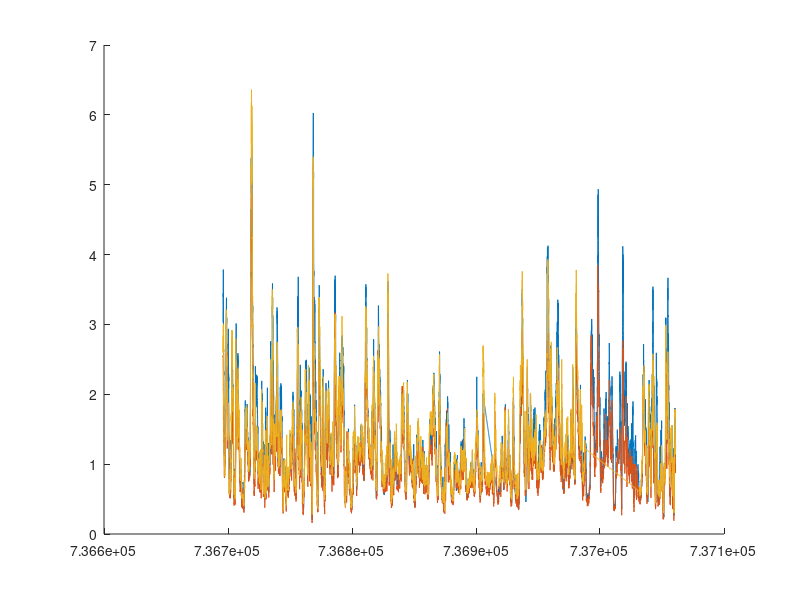

Write the MATLAB code that produced this figure.

load 2017_NDBC_Data.mat


dtime=datenum(2017,1,1):1/24:datenum(2018,1,1);

data_column=5;


D1 = interp1(Data{1}(:,1),Data{1}(:,data_column),dtime);
D2 = interp1(Data{2}(:,1),Data{2}(:,data_column),dtime);
D3 = interp1(Data{3}(:,1),Data{3}(:,data_column),dtime);

X=vertcat(D1,D2,D3);

S=mean(X);
V=std(X);

hold on
plot(dtime,D1)
plot(dtime,D2)
plot(dtime,D3)

